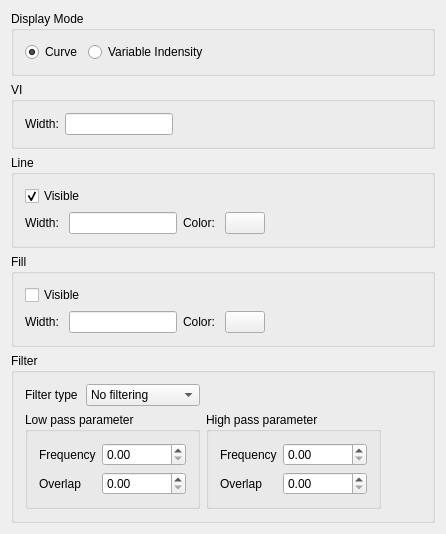
<?xml version="1.0" encoding="UTF-8"?>
<ui version="4.0">
 <class>CXPageSectionWellCurveVis</class>
 <widget class="CXBasePropertyPage" name="CXPageSectionWellCurveVis">
  <property name="geometry">
   <rect>
    <x>0</x>
    <y>0</y>
    <width>446</width>
    <height>490</height>
   </rect>
  </property>
  <property name="windowTitle">
   <string>CXPageSectionWellCurveVis</string>
  </property>
  <layout class="QVBoxLayout" name="verticalLayout">
   <item>
    <widget class="QGroupBox" name="m_pGbxMode">
     <property name="title">
      <string>Display Mode</string>
     </property>
     <property name="flat">
      <bool>true</bool>
     </property>
     <layout class="QHBoxLayout" name="horizontalLayout">
      <item>
       <widget class="QRadioButton" name="m_pRadioBtnCurve">
        <property name="text">
         <string>Curve</string>
        </property>
        <property name="checked">
         <bool>true</bool>
        </property>
       </widget>
      </item>
      <item>
       <widget class="QRadioButton" name="m_pRadioBtnVI">
        <property name="text">
         <string>Variable Indensity</string>
        </property>
       </widget>
      </item>
      <item>
       <spacer name="horizontalSpacer">
        <property name="orientation">
         <enum>Qt::Horizontal</enum>
        </property>
        <property name="sizeHint" stdset="0">
         <size>
          <width>40</width>
          <height>20</height>
         </size>
        </property>
       </spacer>
      </item>
     </layout>
    </widget>
   </item>
   <item>
    <widget class="QGroupBox" name="m_pGbxVI">
     <property name="title">
      <string>VI</string>
     </property>
     <layout class="QHBoxLayout" name="horizontalLayout_2">
      <item>
       <widget class="QLabel" name="m_pLblVIWidth">
        <property name="text">
         <string>Width:</string>
        </property>
       </widget>
      </item>
      <item>
       <widget class="QLineEdit" name="m_pEdtVIWidth">
        <property name="sizePolicy">
         <sizepolicy hsizetype="Fixed" vsizetype="Fixed">
          <horstretch>0</horstretch>
          <verstretch>0</verstretch>
         </sizepolicy>
        </property>
       </widget>
      </item>
      <item>
       <spacer name="horizontalSpacer_5">
        <property name="orientation">
         <enum>Qt::Horizontal</enum>
        </property>
        <property name="sizeHint" stdset="0">
         <size>
          <width>40</width>
          <height>20</height>
         </size>
        </property>
       </spacer>
      </item>
     </layout>
     <zorder>m_pLblVIWidth</zorder>
     <zorder>m_pEdtVIWidth</zorder>
     <zorder>horizontalSpacer_5</zorder>
    </widget>
   </item>
   <item>
    <widget class="QGroupBox" name="m_pGbxLine">
     <property name="title">
      <string>Line</string>
     </property>
     <property name="flat">
      <bool>true</bool>
     </property>
     <layout class="QGridLayout" name="gridLayout">
      <item row="0" column="0" colspan="2">
       <widget class="QCheckBox" name="m_pChkVisibleLine">
        <property name="text">
         <string>Visible</string>
        </property>
        <property name="checked">
         <bool>true</bool>
        </property>
       </widget>
      </item>
      <item row="1" column="0">
       <widget class="QLabel" name="m_pLblLineWidth">
        <property name="text">
         <string>Width: </string>
        </property>
       </widget>
      </item>
      <item row="1" column="2">
       <widget class="QLabel" name="m_pLblLineColor">
        <property name="text">
         <string>Color: </string>
        </property>
       </widget>
      </item>
      <item row="1" column="3">
       <widget class="CXButtonColorEdit" name="m_pClrBtnLine">
        <property name="text">
         <string/>
        </property>
       </widget>
      </item>
      <item row="1" column="1">
       <widget class="QLineEdit" name="m_pEdtLineWidth">
        <property name="sizePolicy">
         <sizepolicy hsizetype="Fixed" vsizetype="Fixed">
          <horstretch>0</horstretch>
          <verstretch>0</verstretch>
         </sizepolicy>
        </property>
       </widget>
      </item>
      <item row="1" column="4">
       <spacer name="horizontalSpacer_2">
        <property name="orientation">
         <enum>Qt::Horizontal</enum>
        </property>
        <property name="sizeHint" stdset="0">
         <size>
          <width>40</width>
          <height>20</height>
         </size>
        </property>
       </spacer>
      </item>
     </layout>
    </widget>
   </item>
   <item>
    <widget class="QGroupBox" name="m_pGbxFill">
     <property name="title">
      <string>Fill</string>
     </property>
     <property name="flat">
      <bool>true</bool>
     </property>
     <layout class="QGridLayout" name="gridLayout_2">
      <item row="1" column="3">
       <widget class="CXButtonColorEdit" name="m_pClrBtnFill">
        <property name="text">
         <string/>
        </property>
       </widget>
      </item>
      <item row="1" column="2">
       <widget class="QLabel" name="m_pLblFillColor">
        <property name="text">
         <string>Color: </string>
        </property>
       </widget>
      </item>
      <item row="1" column="1">
       <widget class="QLineEdit" name="m_pEdtFillWidth">
        <property name="sizePolicy">
         <sizepolicy hsizetype="Fixed" vsizetype="Fixed">
          <horstretch>0</horstretch>
          <verstretch>0</verstretch>
         </sizepolicy>
        </property>
       </widget>
      </item>
      <item row="0" column="0" colspan="2">
       <widget class="QCheckBox" name="m_pChkVisibleFill">
        <property name="text">
         <string>Visible</string>
        </property>
       </widget>
      </item>
      <item row="1" column="0">
       <widget class="QLabel" name="m_pLblFillWidth">
        <property name="text">
         <string>Width: </string>
        </property>
       </widget>
      </item>
      <item row="1" column="4">
       <spacer name="horizontalSpacer_3">
        <property name="orientation">
         <enum>Qt::Horizontal</enum>
        </property>
        <property name="sizeHint" stdset="0">
         <size>
          <width>40</width>
          <height>20</height>
         </size>
        </property>
       </spacer>
      </item>
     </layout>
    </widget>
   </item>
   <item>
    <widget class="QGroupBox" name="m_pGbxFilter">
     <property name="title">
      <string>Filter</string>
     </property>
     <property name="flat">
      <bool>true</bool>
     </property>
     <layout class="QGridLayout" name="gridLayout_5">
      <item row="0" column="1">
       <widget class="QComboBox" name="m_pCbbFilterType">
        <item>
         <property name="text">
          <string>No filtering</string>
         </property>
        </item>
        <item>
         <property name="text">
          <string>Low pass filter</string>
         </property>
        </item>
        <item>
         <property name="text">
          <string>Band pass filter</string>
         </property>
        </item>
        <item>
         <property name="text">
          <string>High pass filter</string>
         </property>
        </item>
       </widget>
      </item>
      <item row="0" column="0">
       <widget class="QLabel" name="m_pLblFilterType">
        <property name="text">
         <string>Filter type</string>
        </property>
       </widget>
      </item>
      <item row="1" column="2">
       <widget class="QGroupBox" name="m_pGbxHighValues">
        <property name="title">
         <string>High pass parameter</string>
        </property>
        <layout class="QGridLayout" name="gridLayout_3">
         <item row="0" column="1">
          <widget class="QDoubleSpinBox" name="m_pDsbxHighFreq">
           <property name="maximum">
            <double>9999999999.989999771118164</double>
           </property>
          </widget>
         </item>
         <item row="0" column="0">
          <widget class="QLabel" name="m_pLblHighFreq">
           <property name="text">
            <string>Frequency</string>
           </property>
          </widget>
         </item>
         <item row="1" column="0">
          <widget class="QLabel" name="m_pLblHighOverlap">
           <property name="text">
            <string>Overlap</string>
           </property>
          </widget>
         </item>
         <item row="1" column="1">
          <widget class="QDoubleSpinBox" name="m_pDsbxHighOverlap">
           <property name="maximum">
            <double>9999999999.989999771118164</double>
           </property>
          </widget>
         </item>
        </layout>
       </widget>
      </item>
      <item row="1" column="0" colspan="2">
       <widget class="QGroupBox" name="m_pGbxLowValues">
        <property name="title">
         <string>Low pass parameter</string>
        </property>
        <layout class="QGridLayout" name="gridLayout_4">
         <item row="0" column="0">
          <widget class="QLabel" name="m_pLblLowFreq">
           <property name="text">
            <string>Frequency</string>
           </property>
          </widget>
         </item>
         <item row="0" column="1">
          <widget class="QDoubleSpinBox" name="m_pDsbxLowFreq">
           <property name="maximum">
            <double>9999999999.989999771118164</double>
           </property>
          </widget>
         </item>
         <item row="1" column="0">
          <widget class="QLabel" name="m_pLblLowOverlap">
           <property name="text">
            <string>Overlap</string>
           </property>
          </widget>
         </item>
         <item row="1" column="1">
          <widget class="QDoubleSpinBox" name="m_pDsbxLowOverlap">
           <property name="maximum">
            <double>9999999999.989999771118164</double>
           </property>
          </widget>
         </item>
        </layout>
       </widget>
      </item>
      <item row="1" column="3">
       <spacer name="horizontalSpacer_4">
        <property name="orientation">
         <enum>Qt::Horizontal</enum>
        </property>
        <property name="sizeHint" stdset="0">
         <size>
          <width>40</width>
          <height>20</height>
         </size>
        </property>
       </spacer>
      </item>
     </layout>
    </widget>
   </item>
   <item>
    <spacer name="verticalSpacer">
     <property name="orientation">
      <enum>Qt::Vertical</enum>
     </property>
     <property name="sizeHint" stdset="0">
      <size>
       <width>20</width>
       <height>40</height>
      </size>
     </property>
    </spacer>
   </item>
  </layout>
 </widget>
 <layoutdefault spacing="6" margin="11"/>
 <customwidgets>
  <customwidget>
   <class>CXButtonColorEdit</class>
   <extends>QPushButton</extends>
   <header>xbuttoncoloredit.h</header>
  </customwidget>
  <customwidget>
   <class>CXBasePropertyPage</class>
   <extends>QWidget</extends>
   <header>xbasepropertypage.h</header>
   <container>1</container>
  </customwidget>
 </customwidgets>
 <resources/>
 <connections>
  <connection>
   <sender>m_pRadioBtnVI</sender>
   <signal>toggled(bool)</signal>
   <receiver>m_pGbxVI</receiver>
   <slot>setVisible(bool)</slot>
   <hints>
    <hint type="sourcelabel">
     <x>135</x>
     <y>44</y>
    </hint>
    <hint type="destinationlabel">
     <x>130</x>
     <y>77</y>
    </hint>
   </hints>
  </connection>
  <connection>
   <sender>m_pRadioBtnVI</sender>
   <signal>toggled(bool)</signal>
   <receiver>m_pGbxLine</receiver>
   <slot>setHidden(bool)</slot>
   <hints>
    <hint type="sourcelabel">
     <x>170</x>
     <y>41</y>
    </hint>
    <hint type="destinationlabel">
     <x>176</x>
     <y>140</y>
    </hint>
   </hints>
  </connection>
  <connection>
   <sender>m_pRadioBtnVI</sender>
   <signal>toggled(bool)</signal>
   <receiver>m_pGbxFill</receiver>
   <slot>setHidden(bool)</slot>
   <hints>
    <hint type="sourcelabel">
     <x>150</x>
     <y>42</y>
    </hint>
    <hint type="destinationlabel">
     <x>148</x>
     <y>226</y>
    </hint>
   </hints>
  </connection>
 </connections>
</ui>
